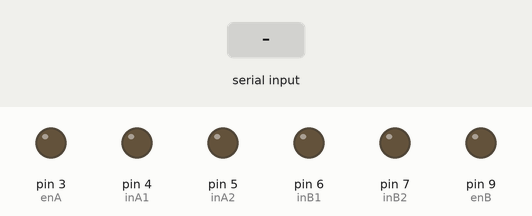
This sketch was run on a simulated Arduino Uno, built with avr-gcc and run on an emulated ATmega328P. Parts: output pins drawn as LEDs (lit = HIGH). Inputs (shaded band) come from the test bench. What the sketch prints to the serial monitor is not drawn.

Above: at 1.2 s.
1.3 s: "F" received over the second serial link
At 1.7 s:
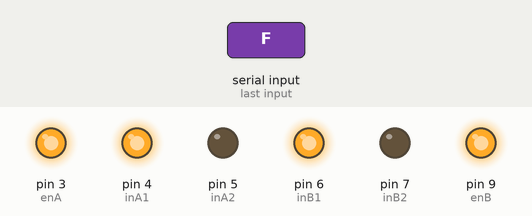
2.8 s: "R" received over the second serial link
At 4.0 s:
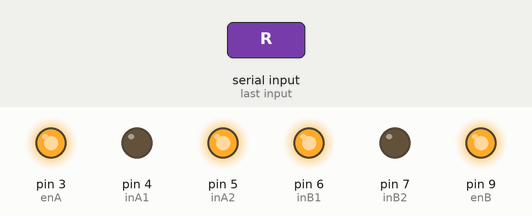
4.3 s: "L" received over the second serial link
At 5.2 s:
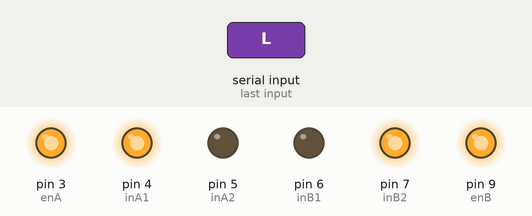
5.8 s: "B" received over the second serial link
At 6.3 s:
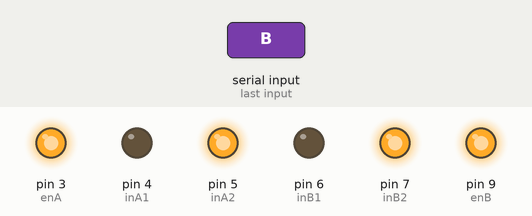
7.3 s: "S" received over the second serial link
At 8.6 s:
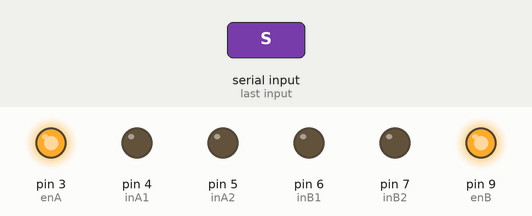
Timing chart, 0 to 9.8 s (numbered marks = the images above; inputs shaded):
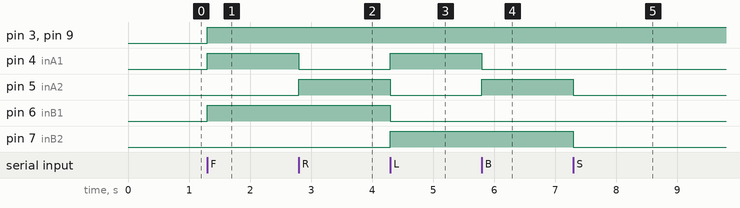

Measured:
- after the input at 1.3 s, pin 3 (enA), pin 4 (inA1), pin 6 (inB1), pin 9 (enB): LOW → HIGH at once
- after the input at 2.8 s, pin 4 (inA1): HIGH → LOW at once; pin 5 (inA2): LOW → HIGH at once
- after the input at 4.3 s, pin 4 (inA1), pin 7 (inB2): LOW → HIGH at once; pin 5 (inA2), pin 6 (inB1): HIGH → LOW at once
- after the input at 5.8 s, pin 4 (inA1): HIGH → LOW at once; pin 5 (inA2): LOW → HIGH at once
- after the input at 7.3 s, pin 5 (inA2), pin 7 (inB2): HIGH → LOW at once

The sketch:

RC.ino
```cpp
int inA1=4;
int inA2=5;
int enA=3;
int inB1=6;
int inB2=7;
int enB=9;
#include <SoftwareSerial.h>
SoftwareSerial bluetooth(10, 11); // RX, TX
char ch;
void setup() {
  Serial.begin(9600);
  bluetooth.begin(9600);
  pinMode(inA1,OUTPUT);
  pinMode(inA2,OUTPUT);
  pinMode(inB1,OUTPUT);
  pinMode(inB2,OUTPUT);
}
void front(){
  analogWrite(enA,255);
  analogWrite(enB,255);
   digitalWrite(inA1,HIGH);
  digitalWrite(inA2,LOW);
  digitalWrite(inB1,HIGH);
  digitalWrite(inB2,LOW);
}
void back()
{
  analogWrite(enA,255);
  analogWrite(enB,255);
  digitalWrite(inA2,HIGH);
  digitalWrite(inA1,LOW);
  digitalWrite(inB2,HIGH);
  digitalWrite(inB1,LOW);
}
void turn1()
{
  analogWrite(enA,255);
  analogWrite(enB,255);
  digitalWrite(inA2,HIGH);
  digitalWrite(inA1,LOW);
  digitalWrite(inB2,LOW);
  digitalWrite(inB1,HIGH);
}
void turn2(){
  analogWrite(enA,255);
  analogWrite(enB,255);
  digitalWrite(inA2,LOW);
  digitalWrite(inA1,HIGH);
  digitalWrite(inB2,HIGH);
  digitalWrite(inB1,LOW);
}
void stopp(){
  digitalWrite(inA1,LOW);
  digitalWrite(inA2,LOW);
  digitalWrite(inB1,LOW);
  digitalWrite(inB2,LOW);
}
void loop() {
  if (bluetooth.available()){
    ch=bluetooth.read();
    Serial.write(ch);
    switch(ch)
    {
      case 'F':
      front();
      break;
      case 'R':
      turn1();
      break;
      case 'L':
      turn2();
      break;
      case 'B':
      back();
      break;
      case 'S':
      stopp();
      break;
    }
  }
}
```
